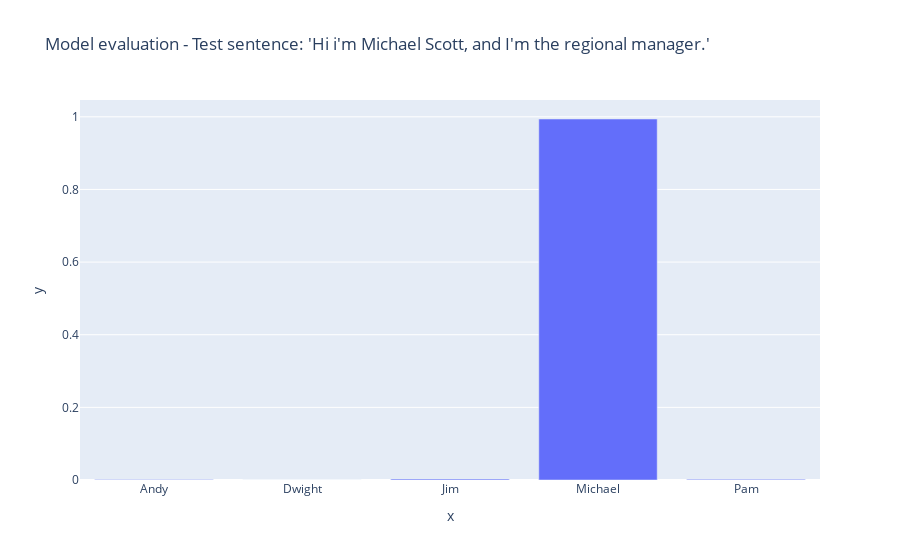

The code cell stored with this chart in its notebook:
### Code cell
test_sample_str = "Hi i'm Michael Scott, and I'm the regional manager."
test_sample = tokenizer.encode(test_sample_str, truncation=True, padding=True, return_tensors='pt')
test_sample = test_sample.to(device)
output = model(test_sample)
# visualize
import plotly.express as px
output = torch.softmax(output.logits, dim=1)
output = output.detach().cpu().numpy()
px.bar(x=sorted_speakers, y=output[0], title=f"Model evaluation - Test sentence: '{test_sample_str}'")

### Figure 1 — Plotly figure (JSON) as saved in the notebook; plotly's stock layout.template omitted (floating-point values rounded to 4 significant figures)
{"data": [{"alignmentgroup": "True", "hovertemplate": "x=%{x}<br>y=%{y}<extra></extra>", "legendgroup": "", "marker": {"color": "#636efa", "pattern": {"shape": ""}}, "name": "", "offsetgroup": "", "orientation": "v", "showlegend": false, "textposition": "auto", "type": "bar", "x": ["Andy", "Dwight", "Jim", "Michael", "Pam"], "xaxis": "x", "y": [0.001341, 0.0002394, 0.002689, 0.994, 0.001739], "yaxis": "y"}], "layout": {"barmode": "relative", "legend": {"tracegroupgap": 0}, "title": {"text": "Model evaluation - Test sentence: 'Hi i'm Michael Scott, and I'm the regional manager.'"}, "xaxis": {"anchor": "y", "domain": [0, 1], "title": {"text": "x"}}, "yaxis": {"anchor": "x", "domain": [0, 1], "title": {"text": "y"}}}}
